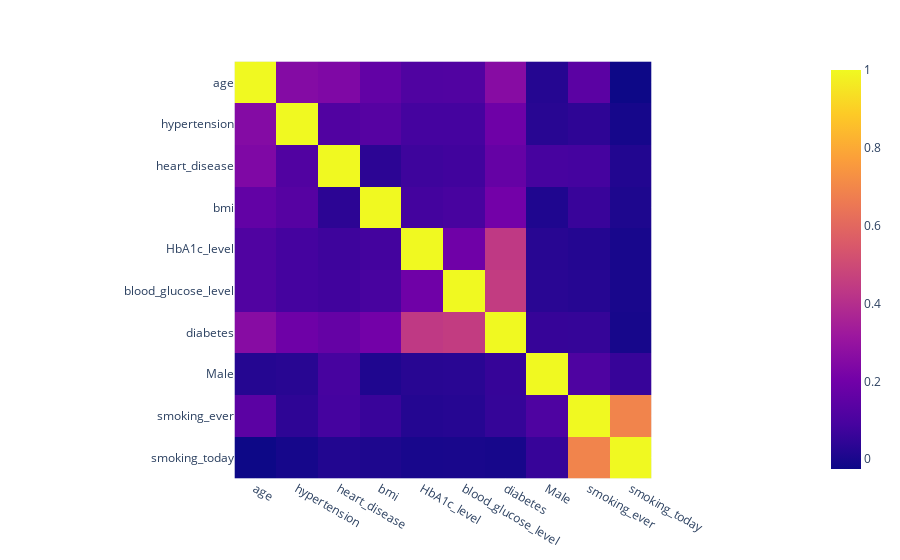

Source (notebook cell):
### Code cell
px.imshow(pp.corr())

### Figure 1 — Plotly figure (JSON) as saved in the notebook; plotly's stock layout.template omitted (floating-point values rounded to 4 significant figures)
{"data": [{"coloraxis": "coloraxis", "hovertemplate": "x: %{x}<br>y: %{y}<br>color: %{z}<extra></extra>", "name": "0", "type": "heatmap", "x": ["age", "hypertension", "heart_disease", "bmi", "HbA1c_level", "blood_glucose_level", "diabetes", "Male", "smoking_ever", "smoking_today"], "xaxis": "x", "y": ["age", "hypertension", "heart_disease", "bmi", "HbA1c_level", "blood_glucose_level", "diabetes", "Male", "smoking_ever", "smoking_today"], "yaxis": "y", "z": [[1, 0.2522, 0.238, 0.1612, 0.116, 0.1169, 0.2608, 0.02221, 0.143, -0.02495], [0.2522, 1, 0.1175, 0.13, 0.08695, 0.08674, 0.1922, 0.0281, 0.04096, -0.006484], [0.238, 0.1175, 1, 0.03777, 0.07291, 0.07876, 0.1696, 0.09213, 0.087, 0.01758], [0.1612, 0.13, 0.03777, 1, 0.0849, 0.09492, 0.2044, 0.01135, 0.06318, 0.008459], [0.116, 0.08695, 0.07291, 0.0849, 1, 0.1945, 0.4389, 0.02887, 0.02156, -0.003324], [0.1169, 0.08674, 0.07876, 0.09492, 0.1945, 1, 0.4497, 0.0303, 0.02503, -0.001065], [0.2608, 0.1922, 0.1696, 0.2044, 0.4389, 0.4497, 1, 0.057, 0.05466, -0.004811], [0.02221, 0.0281, 0.09213, 0.01135, 0.02887, 0.0303, 0.057, 1, 0.1093, 0.05898], [0.143, 0.04096, 0.087, 0.06318, 0.02156, 0.02503, 0.05466, 0.1093, 1, 0.6921], [-0.02495, -0.006484, 0.01758, 0.008459, -0.003324, -0.001065, -0.004811, 0.05898, 0.6921, 1]]}], "layout": {"coloraxis": {"colorscale": [[0, "#0d0887"], [0.1111, "#46039f"], [0.2222, "#7201a8"], [0.3333, "#9c179e"], [0.4444, "#bd3786"], [0.5556, "#d8576b"], [0.6667, "#ed7953"], [0.7778, "#fb9f3a"], [0.8889, "#fdca26"], [1, "#f0f921"]]}, "margin": {"t": 60}, "xaxis": {"anchor": "y", "constrain": "domain", "domain": [0, 1], "scaleanchor": "y"}, "yaxis": {"anchor": "x", "autorange": "reversed", "constrain": "domain", "domain": [0, 1]}}}
